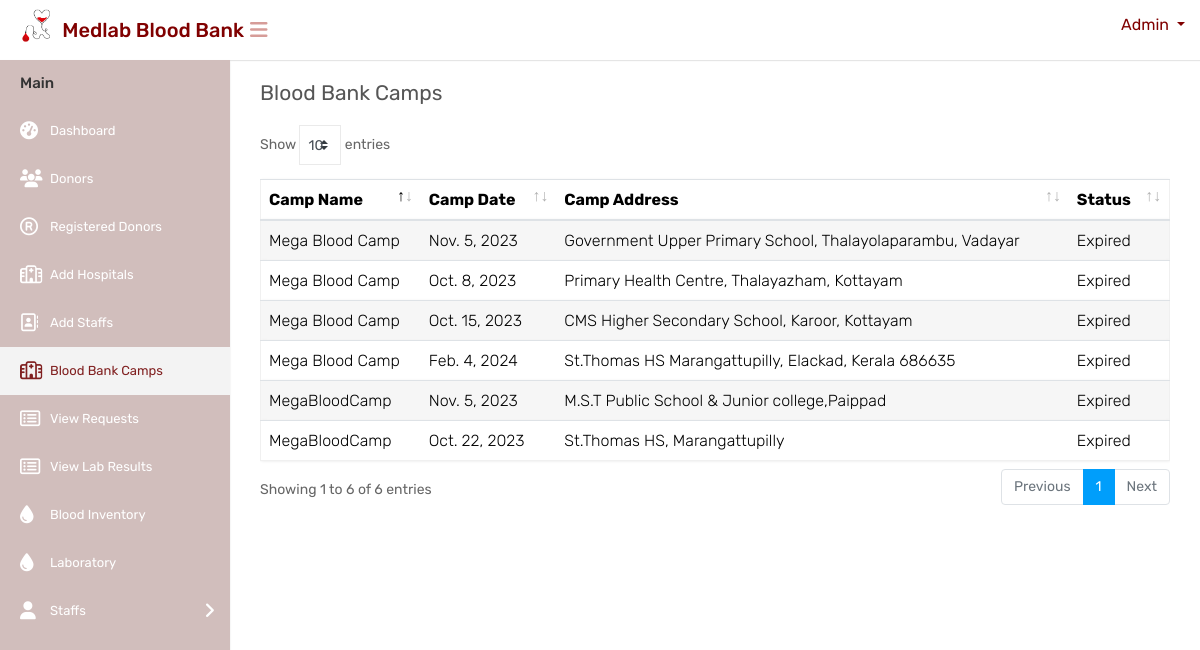
Screenshot of /campviewadmin with the database file from the repository.
### website/models.py (models this page shows, shortened)
class BloodCamp(models.Model):
    campDate = models.DateField()
    campName = models.CharField(max_length=255)
    campAddress = models.TextField()
    campDistrict = models.CharField(max_length=100, default='Kottayam')
    user = models.ForeignKey(get_user_model(), on_delete=models.CASCADE,default=None)
    conductedBy = models.CharField(max_length=255)
    organizedBy = models.ForeignKey(Staff, on_delete=models.CASCADE)
    gramPanchayat = models.CharField(max_length=100, default='DefaultPanchayat',null=True, blank=True)
    startTime = models.TimeField()
    endTime = models.TimeField()
    startTime2 = models.TimeField(null=True)
    endTime2 = models.TimeField(null=True)

### website/views.py (the view)
# urls.py: path('campviewadmin', views.campviewadmin, name='campviewadmin'),
def campviewadmin(request):
    camp_schedules = BloodCamp.objects.all()
    today = date.today()
    context = {
        'camp_schedules': camp_schedules,
        'today': today,
    }
    return render(request, 'mainuser/departments.html', context)

### templates/mainuser/departments.html (shortened to what this page needs)
{% load static %}
<html lang="en">
<head>
    <link rel="stylesheet" type="text/css" href="{% static 'mainuser/css/bootstrap.min.css' %}">
    <link rel="stylesheet" type="text/css" href="{% static 'mainuser/css/dataTables.bootstrap4.min.css' %}">
    <link rel="stylesheet" type="text/css" href="{% static 'mainuser/css/font-awesome.min.css' %}">
    <link rel="stylesheet" type="text/css" href="{% static 'mainuser/css/style.css' %}">
</head>
<body>
    <div class="main-wrapper">
        <div class="header" style="background-color:white;height:60px;">
			<div class="header-left">
				<a href="{% url 'adminindex' %}" class="logo" style="color: black;">
					<img src="{% static 'mainuser/img/logocopy.png' %}" width="75" height="40" alt="" style="margin-left:15px"> <span style="color: maroon;font-size: 20px;margin-top:10px; margin-left:-10px;white-space: nowrap;">Medlab Blood Bank</span>
				</a>
			</div>
			<a id="toggle_btn" href="javascript:void(0);" style="color:#d69c98;margin-top:20px;margin-left:10px;"><i class="fa fa-bars"></i></a>
            <ul class="nav user-menu float-right">
                <li class="nav-item dropdown has-arrow">
                    <a href="#" class="dropdown-toggle nav-link user-link" data-toggle="dropdown" style="color:maroon">
						<span style="color:maroon;">Admin</span>
                    </a>
                </li>
            </ul>
        </div>
        <div class="sidebar" id="sidebar">
            <div class="sidebar-inner slimscroll">
                <div id="sidebar-menu" class="sidebar-menu">
                    <ul>
                        <li class="menu-title">Main</li>
                        <li>
                            <a href="{% url 'adminindex' %}"><i class="fa fa-dashboard"></i> <span>Dashboard</span></a>
                        </li>
						<li>
                            <a href="{% url 'donors' %}"><i class="fa fa-users"></i> <span>Donors</span></a>
                        </li>
                        <li>
                            <a href="{% url 'registereddonortable' %}"><i class="fa fa-registered"></i> <span>Registered Donors</span></a>
                        </li>
                        <li>
                            <a href="{% url 'registeredhospitaltable' %}"><i class="fa fa-hospital-o"></i> <span>Add Hospitals</span></a>
                        </li>
                        <li>
                            <a href="{% url 'registeredstafftable' %}"><i class="fa fa-address-book-o"></i> <span>Add Staffs</span></a>
                        </li>
                        <li class="active">
                            <a href="{% url 'departments' %}"><i class="fa fa-hospital-o"></i> <span>Blood Bank Camps</span></a>
                        </li>
                        <li>
                            <a href="{% url 'blood_request_list' %}"><i class="fa fa-list-alt"></i> <span>View Requests</span></a>
                        </li>
						<li>
                            <a href="{% url 'view_uploaded_files' %}"><i class="fa fa-list-alt"></i> <span>View Lab Results</span></a>
                        </li>
                        <li>
                            <a href="{% url 'blood_inventory' %}"><i class="fa fa-tint"></i> <span>Blood Inventory</span></a>
                        </li>
                        <li>
                            <a href="{% url 'laboratory' %}"><i class="fa fa-tint"></i> <span>Laboratory</span></a>
                        </li>
						<li class="submenu">
							<a href="#"><i class="fa fa-user"></i> <span>Staffs </span> <span class="menu-arrow"></span></a>
						</li>
                    </ul>
                </div>
            </div>
        </div>
        <div class="page-wrapper">
            <div class="content">
                <div class="row">
                    <div class="col-sm-5 col-5">
                        <h4 class="page-title">Blood Bank Camps</h4>
                    </div>
                </div>
                <div class="row">
                    <div class="col-md-12">
                        <div class="table-responsive">
                            <table class="table table-striped custom-table mb-0 datatable">
                                <thead>
                                    <tr>
                                        <th>Camp Name</th>
                                        <th>Camp Date</th>
                                        <th>Camp Address</th>
                                        <th>Status</th>
                                    </tr>
                                </thead>
                                <tbody>
                                    {% for camp_schedule in camp_schedules %}
                                        <tr>
                                            <td>{{ camp_schedule.campName }}</td>
                                            <td>{{ camp_schedule.campDate }}</td>
                                            <td>{{ camp_schedule.campAddress }}</td>
                                            <td>
                                                {% if camp_schedule.campDate < today %}
                                                    Expired
                                                {% else %}
                                                    Upcoming
                                                {% endif %}
                                            </td>
                                        </tr>
                                    {% endfor %}
                                </tbody>
                            </table>
                        </div>
                    </div>
                </div>
            </div>
        </div>
    </div>
</body>
</html>

### templates/mainuser/departments.html (style rules this page uses)
.sidebar { box-shadow: 0 1px 2px 0 rgba(0, 0, 0, 0.1); top: 50px; width: 230px; z-index: 1039; background-color:#d1bebc; bottom: 0; margin-top: 10px; position: fixed; left: 0; transition: all 0.2s ease-in-out; }
.sidebar-inner { height: 100%; transition: all 0.2s ease-in-out 0s; }
.sidebar-menu ul { font-size: 14px; list-style-type: none; margin: 0; padding: 0; }
.sidebar-menu li a { color: white; display: block; font-size: 13px; height: auto; padding: 0 20px; }
.sidebar-menu li.active a { color: #802020; background-color: #f3f3f3; }
.menu-title { color: #333; font-size: 15px; font-weight: 500; padding: 12px 20px; }

### rows the page displays
BloodCamp: campName "MegaBloodCamp", campDate "Nov. 5, 2023", campAddress "M.S.T Public School & Junior college,Paippad", shows "Expired"
BloodCamp: campName "MegaBloodCamp", campDate "Oct. 22, 2023", campAddress "St.Thomas HS, Marangattupilly", shows "Expired"
BloodCamp: campName "Mega Blood Camp", campDate "Nov. 5, 2023", campAddress "Government Upper Primary School, Thalayolaparambu, Vadayar", shows "Expired"
BloodCamp: campName "Mega Blood Camp", campDate "Oct. 8, 2023", campAddress "Primary Health Centre, Thalayazham, Kottayam", shows "Expired"
BloodCamp: campName "Mega Blood Camp", campDate "Oct. 15, 2023", campAddress "CMS Higher Secondary School, Karoor, Kottayam", shows "Expired"
BloodCamp: campName "Mega Blood Camp", campDate "Feb. 4, 2024", campAddress "St.Thomas HS Marangattupilly, Elackad, Kerala 686635", shows "Expired"
